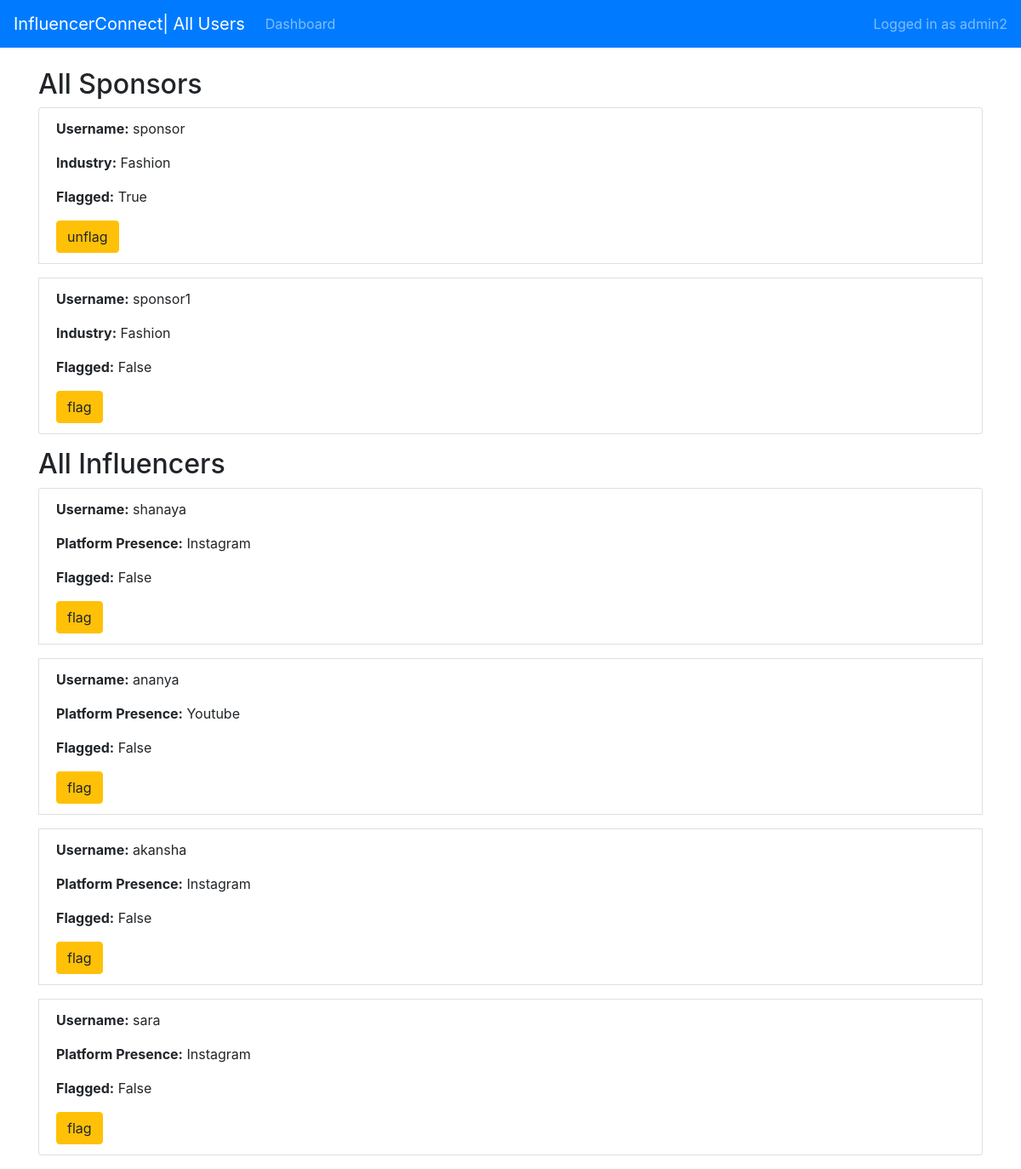
The app's page /admin/users (signed in) with its own data.
### models.py (models this page shows)
class Sponsor(db.Model):
    id=db.Column(db.Integer,primary_key=True)
    username=db.Column(db.String(80),unique=True,nullable=False)
    password=db.Column(db.String(80),nullable=False)
    industry=db.Column(db.String(120),nullable=False)
    flagged=db.Column(db.Boolean,default=False)

class Influencer(db.Model):
    id=db.Column(db.Integer,primary_key=True)
    username=db.Column(db.String(80),unique=True,nullable=False)
    password=db.Column(db.String(80),nullable=False)
    platform_presence=db.Column(db.String(120),nullable=False)
    flagged=db.Column(db.Boolean,default=False)
    ad_requests=db.relationship('AdRequest',backref='influencer',lazy=True)

### app.py (the view)
@app.route('/admin/users')
def admin_users():
    if 'username' not in session or session['role']!='Admin':
        return redirect(url_for('admin_login'))
    sponsors=Sponsor.query.all()
    influencers=Influencer.query.all()
    return render_template('admin_users.html',sponsors=sponsors,influencers=influencers)

### templates/admin_users.html (shortened to what this page needs)
<!DOCTYPE html>
<html lang="en">
<head>
    <link rel="stylesheet" href="{{ url_for('static', filename='css/bootstrap.min.css') }}">
</head>
<body>
    <nav class="navbar navbar-expand-lg navbar-dark bg-primary">
        <a class="navbar-brand" href="#">InfluencerConnect| All Users</a>
        {% if 'username' in session %}
            <ul class="navbar-nav mr-auto">
                <li class="nav-item">
                    <a class="nav-link" href="{{ url_for('admin_dashboard') }}">Dashboard</a>
                </li>
            </ul>
            <span class="navbar-text">Logged in as {{ session['username'] }}</span>
        {% else %}
            <a href="{{ url_for('admin_login') }}" class="btn btn-secondary">Login</a>
        {% endif %}
    </nav>
    <div class="container mt-4">
        <h2>All Sponsors</h2>
        <div class="list-group">
            {% for sponsor in sponsors %}
                <div class="list-group-item mb-3">
                    <p><strong>Username:</strong> {{ sponsor.username }}</p>
                    <p><strong>Industry:</strong> {{ sponsor.industry }}</p>
                    <p><strong>Flagged:</strong> {{ sponsor.flagged }}</p>
                    <form action="{{ url_for('flag_user', user_type='sponsor', user_id=sponsor.id) }}" method="post" style="display:inline;">
                        <button type="submit" class="btn btn-warning">{{ 'unflag' if sponsor.flagged else 'flag' }}</button>
                    </form>
                </div>
            {% endfor %}
        </div>
        <h2>All Influencers</h2>
        <div class="list-group">
            {% for influencer in influencers %}
                <div class="list-group-item mb-3">
                    <p><strong>Username:</strong> {{ influencer.username }}</p>
                    <p><strong>Platform Presence:</strong> {{ influencer.platform_presence }}</p>
                    <p><strong>Flagged:</strong> {{ influencer.flagged }}</p>
                    <form action="{{ url_for('flag_user', user_type='influencer', user_id=influencer.id) }}" method="post" style="display:inline;">
                        <button type="submit" class="btn btn-warning">{{ 'unflag' if influencer.flagged else 'flag' }}</button>
                    </form>
                </div>
            {% endfor %}
        </div>
    </div>
</body>
</html>

### records on screen
Sponsor: username "sponsor", industry "Fashion", flagged "True", flagged "unflag"
Sponsor: username "sponsor1", industry "Fashion", flagged "False", flagged "flag"
Influencer: username "shanaya", platform_presence "Instagram", flagged "False", flagged "flag"
Influencer: username "ananya", platform_presence "Youtube", flagged "False", flagged "flag"
Influencer: username "akansha", platform_presence "Instagram", flagged "False", flagged "flag"
Influencer: username "sara", platform_presence "Instagram", flagged "False", flagged "flag"

### other values on screen
{{ session['username'] }} "admin2"
